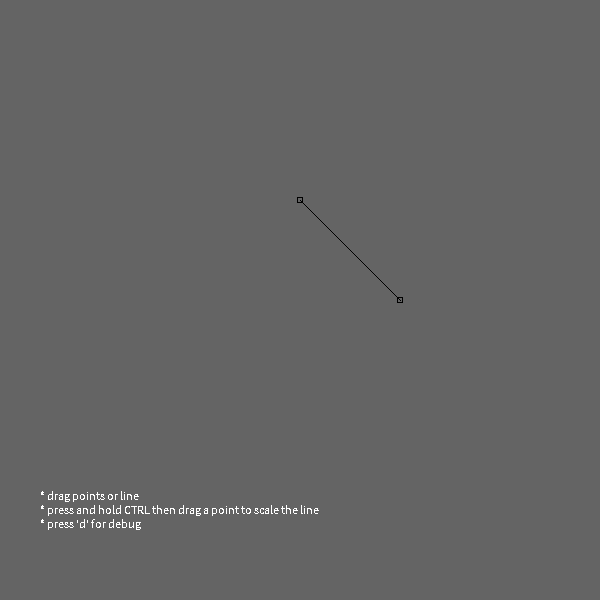
Frame 1 (no input)
Frame 60 (the mouse pressed at the canvas centre just before this capture): identical to frame 1, image omitted
Frame 120 (the mouse held since frame 60 and released just before this capture): identical to frame 1, image omitted

The Processing sketch that drew this single still picture (run headless with seeded random() and noise(); from frame 60 on, the mouse is pressed at the canvas centre):

// Processing sketch: dragScaleLine
// ── dragScaleLine.pde
// dragScaleLine.pde //<>//
// http://forum.processing.org/two/discussion/comment/45987/

// basic vars
PVector A, B, P, X;
float dot;
int lineColor = 0;
boolean debugMode = false;
int sensitivity = 25;


// offset / lock vars
PVector offsetP; // offset made by moving user point P (aka mouse)
PVector offsetX; // X offset
PVector beginP; // offset is being calculated starting from the position when mouse was pressed

PVector beginA; // lock the initial A point position, from which transformatin is made
PVector beginB; // lock the initial B point position, from which transformatin is made
PVector beginX; // lock the initial X point position, from which transformatin is made

// interaction / lock vars
boolean mouseLockedToLine = false;
boolean mouseLockedToA = false;
boolean mouseLockedToB = false;
boolean scaleMode = false; 
boolean freeMode = false;

void draw()
{
  background(100);

  if (!mouseLockedToLine) // if we didn't start dragging yet
  {
    if (pointCloseToLine() && !pointCloseToA() && !pointCloseToB()) // if mouse is close enough
      lineColor = color(255, 255, 0); // then draw yellow 
    else lineColor = 0; // else draw black (if mouse is far from line)
  }

  stroke(lineColor);

  line(A.x, A.y, B.x, B.y);

  PVector AP = PVector.sub(P, beginA);
  PVector AB = PVector.sub(beginB, beginA);

  dot = PVector.dot(AB, AP);
  dot /= (AB.mag() * AB.mag()); // magic!

  P.set(mouseX, mouseY, 0);

  // X is partway along AB

  X.set(AB.x, AB.y, 0);
  X.mult(dot);
  X.add(beginA);

  // rendering part
  debugPointColors();
  showInfo();
  if (debugMode) debug();
}

void debug()
{
  text("dot(AB, AP): "+dot, 40, 40);
  text("ab dist: "+(int)A.dist(B), 40, 60);
  text("sensitivity: "+sensitivity, 40, 80);
  text("offsetP: "+(int)offsetP.mag(), 40, 100);
  text("offsetX: "+(int)offsetX.mag(), 40, 120);

  text("A", A.x, A.y+20);
  text("B", B.x, B.y+20);
  text("P", P.x, P.y-10);
  text("X", X.x+10, X.y+10);

  text("beginA", beginA.x+10, beginA.y);
  text("beginB", beginB.x+10, beginB.y);
  // text("beginX", beginX.x+10, beginX.y);
  // text("beginP", beginP.x+10, beginP.y);

  stroke(255);
  rectMode(CENTER);
  rect(beginA.x, beginA.y, 5, 5);
  rect(beginB.x, beginB.y, 5, 5);
  rect(beginX.x, beginX.y, 5, 5);
  rect(beginP.x, beginP.y, 5, 5);

  // draw normal
  if (pointCloseToLine())
    line(X.x, X.y, P.x, P.y);

  // draw X point
  if (!pointCloseToLine() && !pointCloseToB() && !pointCloseToA() && !mouseLockedToB && !mouseLockedToA)
  {
    stroke(255);
    rect(X.x, X.y, 5, 5);
  }
}

void showInfo()
{
  text("* drag points or line \n* press and hold CTRL then drag a point to scale the line \n* press 'd' for debug", 40, height-100);
}

void debugPointColors()
{
  noFill();
  rectMode(CENTER);

  // A coloring
  if (mouseLockedToA) // if I am already dragging point A
  {
    stroke(0, 255, 0);
  } else  
  if (pointCloseToA()) // if mouse is over point A (but not dragging yet)
    stroke(255, 255, 0); 
  else stroke(0); // if no interaction
  rect(A.x, A.y, 5, 5);

  // B coloring

  if (mouseLockedToB) // if I am already dragging point B
  {
    stroke(0, 255, 0);
  } else  
  if (pointCloseToB()) // if mouse is over point B (but not dragging yet)
    stroke(255, 255, 0); 
  else stroke(0); // if no interaction
  rect(B.x, B.y, 5, 5);
}

void setup()
{
  size(600, 600);
  // main vars
  P = new PVector();
  X = new PVector();
  A = new PVector(300, 200);
  B = new PVector(400, 300);

  // init offset vars
  offsetP = new PVector();
  offsetX = new PVector();
  beginP = new PVector();
  beginA = new PVector();
  beginB = new PVector();
  beginX = new PVector();

  beginA.set(A); 
  beginB.set(B);
  beginX.set(X);

  noSmooth();
}

// check if mouse is close to the line
boolean pointCloseToLine()
{
  if (dot>0 && dot<1 && P.dist(X) < sensitivity) 
    return true;
  else return false;
}

// check if mouse is close to the point A
boolean pointCloseToA()
{
  if (P.dist(A) < sensitivity)
    return true;
  else return false;
}

// check if mouse is close to the point B
boolean pointCloseToB()
{
  if (P.dist(B) < sensitivity)
    return true;
  else return false;
}

void resetLockPoints()
{
  // make lock points (beginA,beginB,beginX,beginP) same as original (A,B,X,P)
  beginP.set(P); // lock the beginning position of the offset vector
  beginA.set(A); // lock the beginning of the vector A to be transformed
  beginB.set(B); // lock the beginning of the vector B to be transformed
  beginX.set(X); // lock the beginning of the vector X to be transformed
}

void checkInteraction()
{
  resetLockPoints();

  if (pointCloseToA())
  {
    mouseLockedToA = true;
  } else if (pointCloseToB())
  {
    mouseLockedToB = true;
  } else
    if (pointCloseToLine())
    {
      mouseLockedToLine = true;
    }
}

void mousePressed()
{
  checkInteraction();
}

void mouseDragged()
{
  offsetP = PVector.sub(P, beginP); // calculate the offset made by P
  offsetX = PVector.sub(X, beginX); // calculate the offset made by X

  if (mouseLockedToLine)
  {
    lineColor = color(0, 255, 0);
    A = PVector.add(beginA, offsetP); // reposition point A based the offset made by P
    B = PVector.add(beginB, offsetP); // reposition point B based the offset made by P
  }

  if (mouseLockedToA)
  {
    if (freeMode)
      A = PVector.add(beginA, offsetP); // reposition point A based the offset made P
    else 
    A = PVector.add(beginA, offsetX); // reposition point A based the offset made by X
  }

  if (mouseLockedToB)
  {
    if (freeMode)
    {

      B = PVector.add(beginB, offsetP); // reposition point B based the offset made by P
    } else

      B = PVector.add(beginB, offsetX); // reposition point B based the offset made by X
  }
}

// release all locks
void release()
{
  mouseLockedToLine = false;
  mouseLockedToA = false;
  mouseLockedToB = false;
  freeMode = false;
  resetLockPoints();
}

void mouseReleased()
{
  release();
}

void keyReleased()
{
  //release();
  freeMode = false;
}

void keyPressed()
{
  if (key == 'd')
    debugMode=!debugMode;

  if (key == CODED) {
    if (keyCode == CONTROL) {
      //if (!mouseLockedToB && !mouseLockedToA)
      freeMode = true;
    }
  }
}
